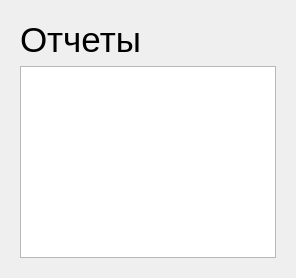
         <widget class="QWidget" name="page_4">
          <layout class="QVBoxLayout" name="verticalLayout_14">
           <item>
            <widget class="QWidget" name="widget_3" native="true">
             <layout class="QVBoxLayout" name="verticalLayout_13">
              <item>
               <widget class="QLabel" name="txtWelcome_3">
                <property name="font">
                 <font>
                  <pointsize>26</pointsize>
                  <italic>false</italic>
                  <fontweight>DemiBold</fontweight>
                 </font>
                </property>
                <property name="frameShape">
                 <enum>QFrame::Box</enum>
                </property>
                <property name="lineWidth">
                 <number>0</number>
                </property>
                <property name="text">
                 <string>Отчеты</string>
                </property>
                <property name="scaledContents">
                 <bool>false</bool>
                </property>
                <property name="wordWrap">
                 <bool>true</bool>
                </property>
               </widget>
              </item>
              <item>
               <widget class="QListWidget" name="docsListWidget">
                <property name="cursor" stdset="0">
                 <cursorShape>PointingHandCursor</cursorShape>
                </property>
                <property name="sortingEnabled">
                 <bool>false</bool>
                </property>
               </widget>
              </item>
             </layout>
            </widget>
           </item>
          </layout>
         </widget>
